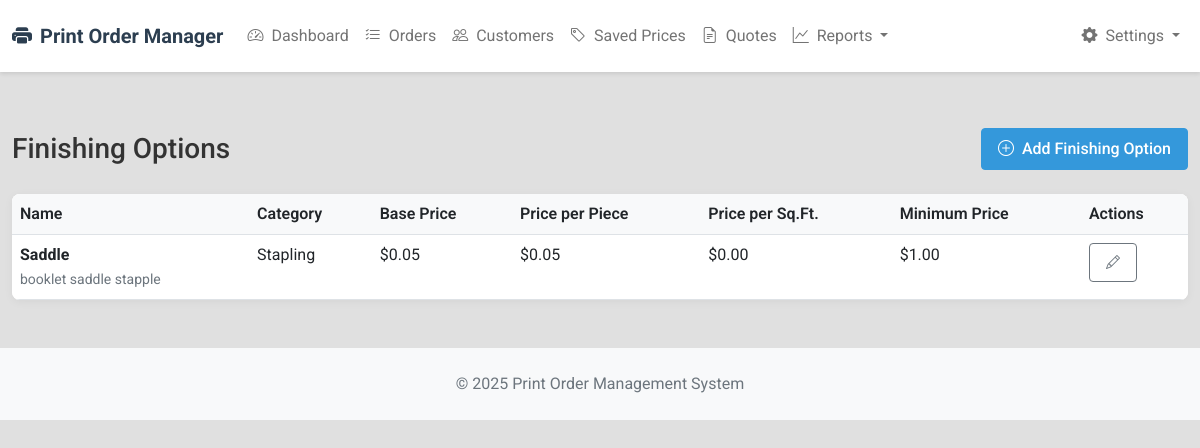
/finishing-options, run on an earlier commit of the app's database.
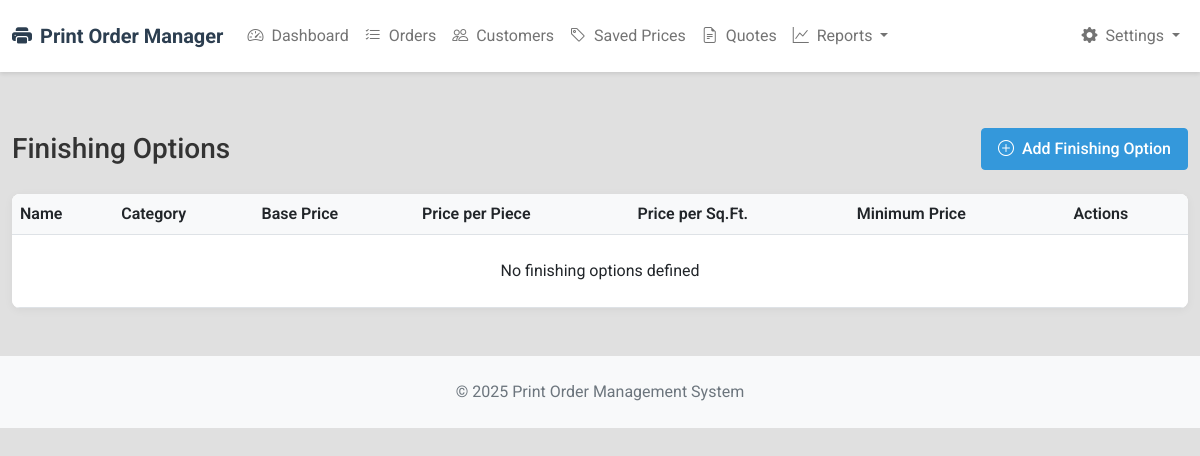
And on a later commit of the database.
### models.py (models this page shows, shortened)
class FinishingOption(db.Model):
    id = db.Column(db.Integer, primary_key=True)
    name = db.Column(db.String(100), nullable=False)
    description = db.Column(db.Text)
    category = db.Column(db.String(50))  # "Binding", "Lamination", "Folding", etc.
    base_price = db.Column(db.Float, default=0.0)  # Starting price
    price_per_piece = db.Column(db.Float, default=0.0)  # Additional price per piece
    price_per_sqft = db.Column(db.Float, default=0.0)  # For large format options
    minimum_price = db.Column(db.Float, default=0.0)  # Minimum charge

### routes.py (the view)
@app.route('/finishing-options')
@login_required
def finishing_options_index():
    finishing_options = FinishingOption.query.order_by(FinishingOption.category, FinishingOption.name).all()
    return render_template('finishing_options/index.html', finishing_options=finishing_options)

### routes.py (called while the page is built, shortened)
def login_required(f):
    @functools.wraps(f)
    def decorated_function(*args, **kwargs):
        return f(*args, **kwargs)
    return decorated_function

@app.before_request
def get_default_user():
    g.user = User.query.filter_by(role='admin').first()

### templates/finishing_options/index.html (shortened to what this page needs)
{% extends "layout.html" %}
{% block page_header %}
<div class="d-flex justify-content-between align-items-center mb-4">
    <h1 class="h3 mb-0">Finishing Options</h1>
    <a href="{{ url_for('finishing_options_create') }}" class="btn btn-primary">
        <i class="bi bi-plus-circle me-1"></i> Add Finishing Option
    </a>
</div>
{% endblock %}
{% block content %}
<div class="card">
    <div class="card-body p-0">
        <div class="table-responsive">
            <table class="table mb-0">
                <thead>
                    <tr>
                        <th>Name</th>
                        <th>Category</th>
                        <th>Base Price</th>
                        <th>Price per Piece</th>
                        <th>Price per Sq.Ft.</th>
                        <th>Minimum Price</th>
                        <th>Actions</th>
                    </tr>
                </thead>
                <tbody>
                    {% if finishing_options %}
                        {% for option in finishing_options %}
                        <tr>
                            <td>
                                <strong>{{ option.name }}</strong>
                                {% if option.description %}
                                <br><small class="text-muted">{{ option.description }}</small>
                                {% endif %}
                            </td>
                            <td>{{ option.category }}</td>
                            <td>${{ "%.2f"|format(option.base_price) }}</td>
                            <td>${{ "%.2f"|format(option.price_per_piece) }}</td>
                            <td>${{ "%.2f"|format(option.price_per_sqft) }}</td>
                            <td>${{ "%.2f"|format(option.minimum_price) }}</td>
                            <td>
                                <div class="btn-group btn-group-sm">
                                    <a href="{{ url_for('finishing_options_edit', id=option.id) }}" class="btn btn-outline-secondary">
                                        <i class="bi bi-pencil"></i>
                                    </a>
                                </div>
                            </td>
                        </tr>
                        {% endfor %}
                    {% else %}
                        <tr>
                            <td colspan="7" class="text-center py-4">No finishing options defined</td>
                        </tr>
                    {% endif %}
                </tbody>
            </table>
        </div>
    </div>
</div>
{% endblock %}

What changed in the data, as far as the page shows it:
removed FinishingOption: name "Saddle", description "booklet saddle stapple", category "Stapling", base_price "0.05", price_per_piece "0.05", price_per_sqft "0.00", minimum_price "1.00"
Also different on the page:
text now shown: "No finishing options defined"
